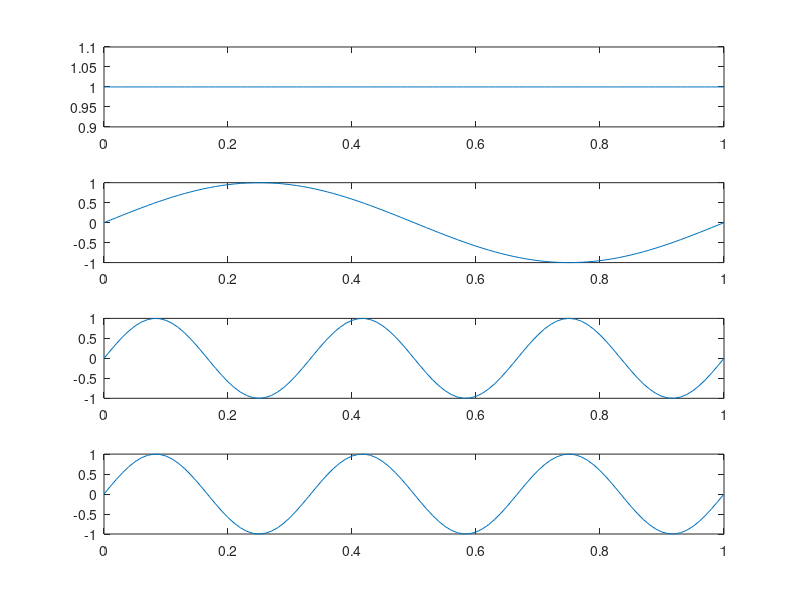

MATLAB code to generate this figure:
clc;
clear all;
close all;
b=input('enter');
n=length(b);
t=0:.01:n;
x=1:1:100*(n+1);
Vc = 5;
for i=1:n
    if(b(i)==0)
       b_p(i)= -1;
    else
        b_p(i)= 1;
    end
    for j=i:0.1:i+1
       bw(x(i*100:(i+1)*100))= b_p(i);
    end
end
bw=bw(100:end);
wo = 4*pi*t;
w = 2*pi*t;
sinLt = sin(wo-w);
sinHt = sin(wo+w);
st = sin(wo + (bw).*w);
subplot(4,1,1);
plot(t,bw);
subplot(4,1,2);
plot(t, sinLt);
subplot(4,1,3);
plot(t,st);
subplot(4,1,4);
plot(t, sinHt);
